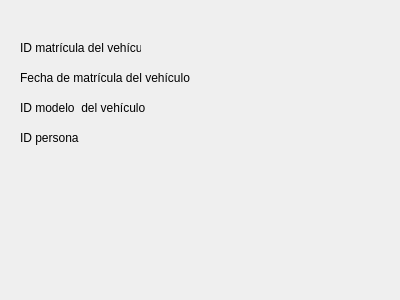
<?xml version="1.0" encoding="UTF-8"?>
<ui version="4.0">
 <class>Dialog</class>
 <widget class="QDialog" name="Dialog">
  <property name="geometry">
   <rect>
    <x>0</x>
    <y>0</y>
    <width>400</width>
    <height>300</height>
   </rect>
  </property>
  <property name="windowTitle">
   <string>Dialog</string>
  </property>
  <widget class="QLabel" name="label">
   <property name="geometry">
    <rect>
     <x>20</x>
     <y>40</y>
     <width>121</width>
     <height>16</height>
    </rect>
   </property>
   <property name="text">
    <string>ID matrícula del vehículo</string>
   </property>
  </widget>
  <widget class="QLabel" name="label_2">
   <property name="geometry">
    <rect>
     <x>20</x>
     <y>70</y>
     <width>171</width>
     <height>16</height>
    </rect>
   </property>
   <property name="text">
    <string>Fecha de matrícula del vehículo</string>
   </property>
  </widget>
  <widget class="QLabel" name="label_3">
   <property name="geometry">
    <rect>
     <x>20</x>
     <y>100</y>
     <width>151</width>
     <height>16</height>
    </rect>
   </property>
   <property name="text">
    <string>ID modelo  del vehículo</string>
   </property>
  </widget>
  <widget class="QLabel" name="label_4">
   <property name="geometry">
    <rect>
     <x>20</x>
     <y>130</y>
     <width>81</width>
     <height>16</height>
    </rect>
   </property>
   <property name="text">
    <string>ID persona</string>
   </property>
  </widget>
 </widget>
 <resources/>
 <connections/>
</ui>
